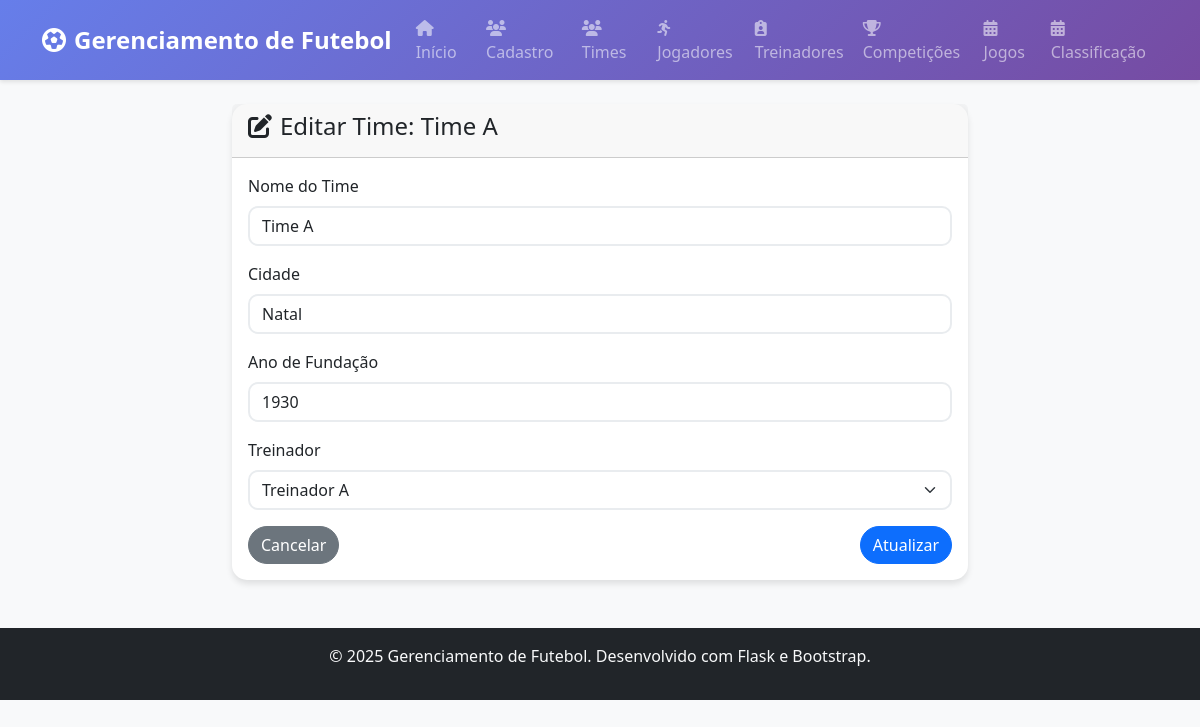
The page /times/1/edit on the database its author committed.
### app/models/time.py (models this page shows)
class Time(db.Model):
    id: so.Mapped[int] = so.mapped_column(primary_key=True)
    nome: so.Mapped[str] = so.mapped_column(db.String(100), nullable=False, unique=True)
    cidade: so.Mapped[str] = so.mapped_column(db.String(100), nullable=False)
    ano_fundacao: so.Mapped[int] = so.mapped_column(nullable=False)
    created_at: so.Mapped[datetime] = so.mapped_column(db.DateTime, default=datetime.utcnow)
    updated_at: so.Mapped[datetime] = so.mapped_column(db.DateTime, default=datetime.utcnow, onupdate=datetime.utcnow)
    jogadores: so.Mapped[List['Jogador']] = so.relationship(back_populates='time')
    treinador_id: so.Mapped[Optional[int]] = so.mapped_column(sa.ForeignKey("treinador.id"), index=True, nullable=True)
    treinador: so.Mapped[Optional['Treinador']] = so.relationship("Treinador", back_populates="times", foreign_keys=[treinador_id])
    jogos_casa: so.Mapped[List['Jogo']] = so.relationship('Jogo', foreign_keys='Jogo.time_casa_id', back_populates='time_casa')
    jogos_visitante: so.Mapped[List['Jogo']] = so.relationship('Jogo', foreign_keys='Jogo.time_visitante_id', back_populates='time_visitante')

### app/routes.py (the view, shortened to what this page needs)
@app.route('/times/<int:id>/edit', methods=['GET', 'POST'])
def times_edit(id):
    time = TimeController.recuperar_time(id)
    form = TimeForm(obj=time)
    return render_template('times/edit.html', form=form, time=time)

### app/forms/time_form.py
class TimeForm(FlaskForm):
    nome = StringField('Nome do Time', validators=[
        DataRequired(message='Nome é obrigatório'),
        Length(min=2, max=100, message='Nome deve ter entre 2 e 100 caracteres')
    ])
    cidade = StringField('Cidade', validators=[
        DataRequired(message='Cidade é obrigatória'),
        Length(min=2, max=100, message='Cidade deve ter entre 2 e 100 caracteres')
    ])
    ano_fundacao = IntegerField('Ano de Fundação', validators=[
        DataRequired(message='Ano de fundação é obrigatório'),
        NumberRange(min=1850, max=datetime.now().year, message='Ano deve ser válido')
    ])
    treinador_id = SelectField('Treinador', coerce=int, validators=[Optional()])
    def __init__(self, *args, **kwargs):
        super(TimeForm, self).__init__(*args, **kwargs)
        treinadores = TreinadorController.listar_treinadores()
        choices = [(0, 'Selecione um treinador')]
        for i in treinadores:
            choices.append((i.id, i.nome))
        self.treinador_id.choices = choices

### app/controllers/time_controller.py (called while the page is built)
    def recuperar_time(id):
        return Time.query.get(id)

### app/controllers/treinador_controller.py (called while the page is built)
    def listar_treinadores():
        return Treinador.query.all()

### app/templates/times/edit.html (shortened to what this page needs)
{% extends "base.html" %}
{% block content %}
<div class="row justify-content-center">
    <div class="col-md-8">
        <div class="card">
            <div class="card-header">
                <h4><i class="fas fa-edit me-2"></i>Editar Time: {{ time.nome }}</h4>
            </div>
            <div class="card-body">
                <form method="POST">
                    <div class="mb-3">
                        {{ form.nome.label(class="form-label") }}
                        {{ form.nome(class="form-control") }}
                    </div>
                    <div class="mb-3">
                        {{ form.cidade.label(class="form-label") }}
                        {{ form.cidade(class="form-control") }}
                    </div>
                    <div class="mb-3">
                        {{ form.ano_fundacao.label(class="form-label") }}
                        {{ form.ano_fundacao(class="form-control") }}
                    </div>
                    <div class="mb-3">
                        {{ form.treinador_id.label(class="form-label") }}
                        {{ form.treinador_id(class="form-select") }}
                    </div>
                    <div class="d-flex justify-content-between">
                        <a href="{{ url_for('times_index') }}" class="btn btn-secondary">Cancelar</a>
                        <button type="submit" class="btn btn-primary">Atualizar</button>
                    </div>
                </form>
            </div>
        </div>
    </div>
</div>
{% endblock %}

### app/static/css/style.css (style rules this page uses)
body { background-color: #f8f9fa; font-family: 'Segoe UI', Tahoma, Geneva, Verdana, sans-serif; }
.card { border: none; border-radius: 15px; box-shadow: 0 4px 6px rgba(0, 0, 0, 0.1); transition: transform 0.2s ease-in-out; }
.btn { border-radius: 25px; font-weight: 500; transition: all 0.2s ease-in-out; }
.form-control, .form-select { border-radius: 10px; border: 2px solid #e9ecef; transition: border-color 0.2s ease-in-out; }
.card { animation: fadeIn 0.5s ease-out; }

### rows shown on the page
Time: nome "Time A", cidade "Natal", ano_fundacao "1930", treinador_id "Treinador A"
